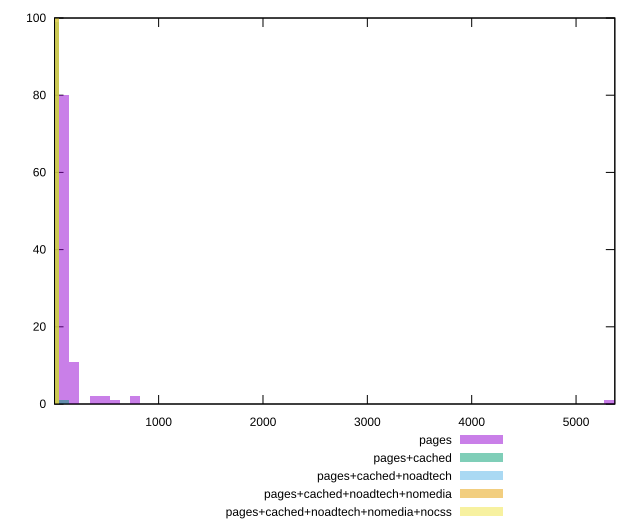

This figure's gnuplot source:
reset

$pages <<EOF
772.8920516763322 2
96.61150645954153 80
5313.632855274785 1
483.05753229770767 2
193.22301291908306 11
386.4460258381661 2
579.6690387572492 1
5410.244361734326 1
EOF

$pagesCached <<EOF
96.61150645954153 1
0 99
EOF

$pagesCachedNoadtech <<EOF
0 100
EOF

$pagesCachedNoadtechNomedia <<EOF
0 100
EOF

$pagesCachedNoadtechNomediaNocss <<EOF
0 100
EOF

set key outside below
set boxwidth 96.61150645954153
set xrange [2.4120000000000004:5371.55]
set yrange [0:100]
set trange [0:100]
set style fill transparent solid 0.5 noborder
set terminal svg size 640, 530 enhanced background rgb 'white'
set output "report_00022_2021-02-20T12:08:46.964Z/server-response-time/comparison/histogram/all_raw.svg"

plot $pages title "pages" with boxes, \
     $pagesCached title "pages+cached" with boxes, \
     $pagesCachedNoadtech title "pages+cached+noadtech" with boxes, \
     $pagesCachedNoadtechNomedia title "pages+cached+noadtech+nomedia" with boxes, \
     $pagesCachedNoadtechNomediaNocss title "pages+cached+noadtech+nomedia+nocss" with boxes

reset
